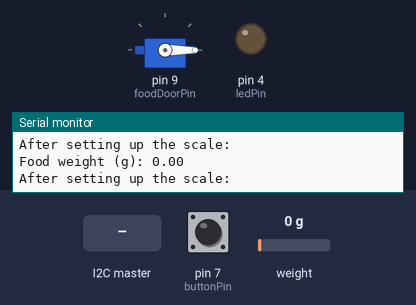
Bench run of a sketch on a simulated Arduino Uno, built with avr-gcc and run on an emulated ATmega328P. Parts: servo, output pins drawn as LEDs (lit = HIGH), the last lines printed to the serial monitor. Dashed ring = blinking. The inputs (shaded band) are chosen by the test bench; at power-on: weight on the scale 0 g, pin 7 (buttonPin) LOW.

Above: at 2.2 s.
2.3 s: the I2C master sends the byte 1
At 3.6 s:
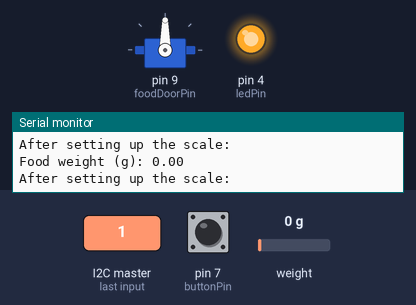
6.8 s: weight on the scale set to 110 g
8.3 s: weight on the scale set to 125 g
At 9.0 s:
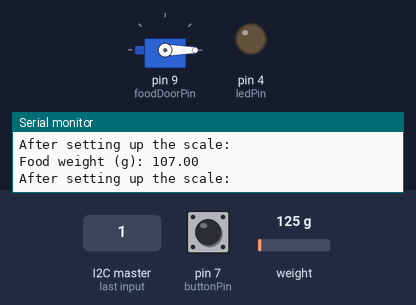
11.3 s: pin 7 (buttonPin) pulled HIGH for 1 s
At 11.65 s:
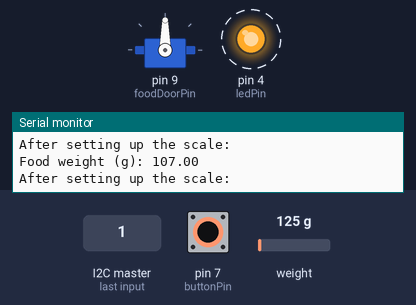
15.3 s: pin 7 (buttonPin) pulled HIGH for 3.2 s
At 19.2 s:
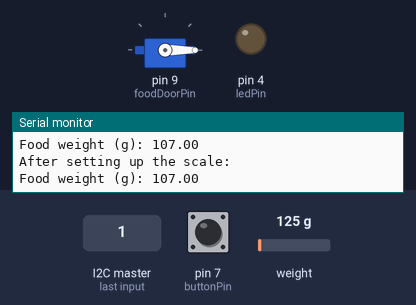
Timing chart, 0 to 20.7 s (numbered marks = the images above; inputs shaded):
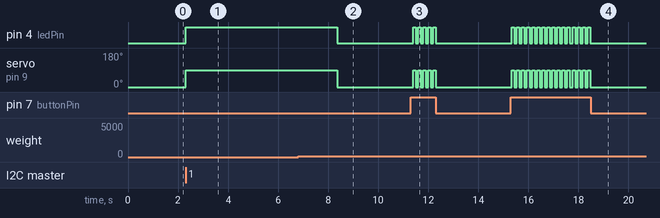

The sketch:

Arduino.ino
```cpp
#include <Wire.h>
#include <Arduino.h>
#include <HX711.h>
#include <Servo.h>

#define ESP8266_I2C_ADDRESS 8

  //load cell
const int LOADCELL_DOUT_PIN = A0;
const int LOADCELL_SCK_PIN = A1;
HX711 scale;
const float CALIBRATING = 413.96;// this value is obtained by calibrating the scale with known weights
const int weightHighestVal = 100;
float weightCurrentVal = 0;
float weightFoodSpout = 18;

  //food door: servo motor
Servo foodDoor;
const int foodDoorPin = 9;
bool isDoorOpen = false;
int closedAngle = 0;
int openedAngle = 90;
bool isTimeReached;

const int ledPin =  4;
int ledState = LOW;

const int buttonPin =  7;
int buttonState = LOW;

//--------------------SET UP----------------------------

void setup() {
  pinMode(buttonPin, INPUT);

  pinMode(ledPin, OUTPUT);
  digitalWrite(ledPin, ledState);

  foodDoor.attach(foodDoorPin);
  foodDoor.write(closedAngle);

  Serial.println("Initializing the scale");
  scale.begin(LOADCELL_DOUT_PIN, LOADCELL_SCK_PIN);
  scale.set_scale(CALIBRATING); // this value is obtained by calibrating the scale with known weights; see the README for details
  scale.tare();

  Serial.begin(9600);

  Wire.begin(ESP8266_I2C_ADDRESS);
  Wire.onReceive(receiveEvent);
  Wire.onRequest(requestEvent);
}

//-------------------------METHOD------------------------

//read the button state
void readButton(){
  buttonState = digitalRead(buttonPin);
}

//turn on the led
void turnLedOn(){
  if(ledState == LOW){
    ledState = HIGH;
  }
  digitalWrite(ledPin, ledState);
}

//turn off the led
void turnLedOff(){
  if(ledState == HIGH){
    ledState = LOW;
  }
  digitalWrite(ledPin, ledState);
}

//rotate servo to open
void openFoodDoor() {
  if(isDoorOpen == false){
    foodDoor.write(openedAngle);
    isDoorOpen = true;
  }
}

//rotate servo to close
void closeFoodDoor() {
  if(isDoorOpen == true){
    foodDoor.write(closedAngle);
    isDoorOpen = false;
  }
}

//check if the food amount has reached the maximum weight
bool checkEnoughFood(){
  bool isEnough = false;
  if(weightCurrentVal >= weightHighestVal){
    isEnough = true;
  }
  return isEnough;
}

//read data from load cell sensor
void readScale() {
  Serial.println("After setting up the scale:");
  weightCurrentVal = scale.get_units();
  weightCurrentVal = weightCurrentVal - weightFoodSpout;
  if(weightCurrentVal <=0){
    weightCurrentVal = 0;
  }
  Serial.print("Food weight (g): ");
  Serial.println(weightCurrentVal);
}

// Hàm gửi dữ liệu cân nặng cho ESP8266 khi có yêu cầu
void requestEvent() {
  Wire.write((byte*)&weightCurrentVal, sizeof(weightCurrentVal));
}

// Hàm nhận tín hiệu từ ESP8266 (Master) để cho ăn
void receiveEvent(int bytes) {
  if (bytes == 1) {
    byte signal = Wire.read();
    if (signal == 1) {
      Serial.println("Time to feed the pet!");
      isTimeReached = true;
    }
  }
}

//-----------------------------LOOP-------------------------------------

void loop() {
  readScale();
  readButton();

  //check button state and feeding time to dispense food
  if ( (buttonState == HIGH) || isTimeReached) {
    do {
      turnLedOn();
      openFoodDoor();
      readScale();
    } while (!checkEnoughFood());
    isTimeReached = false;
  }
  turnLedOff();
  closeFoodDoor();
}
```

Measured:
- the behaviour switches between 118 and 119 g on weight on the scale (found by bisection; images 1 and 2)
- after the input at 2.3 s, pin 4 (ledPin): LOW → HIGH at once; servo on pin 9 (foodDoorPin): 0° → 90° at once
- after the input at 8.3 s, pin 4 (ledPin): HIGH → LOW after 0.07 s; servo on pin 9 (foodDoorPin): 90° → 0° after 0.07 s
- after the input at 11.3 s, pin 4 (ledPin): alternates HIGH for 0.10 s and LOW for 0.10 s, 10 changes in all, then stays LOW, starting after 0.10 s; servo on pin 9 (foodDoorPin): alternates 90° for 0.10 s and 0° for 0.10 s, 10 changes in all, then stays 0°, starting after 0.10 s
- after the input at 15.3 s, pin 4 (ledPin): alternates HIGH for 0.10 s and LOW for 0.10 s, 32 changes in all, then stays LOW, starting at once; servo on pin 9 (foodDoorPin): alternates 90° for 0.10 s and 0° for 0.10 s, 32 changes in all, then stays 0°, starting at once
